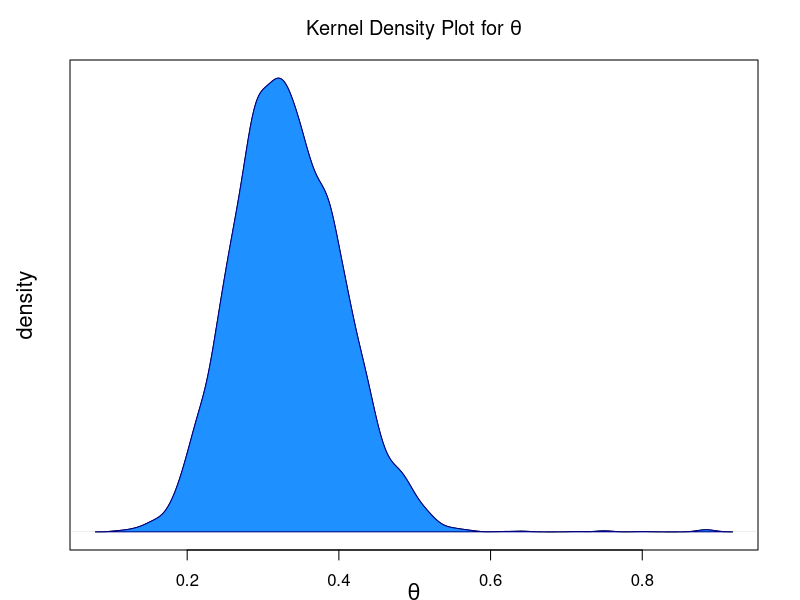
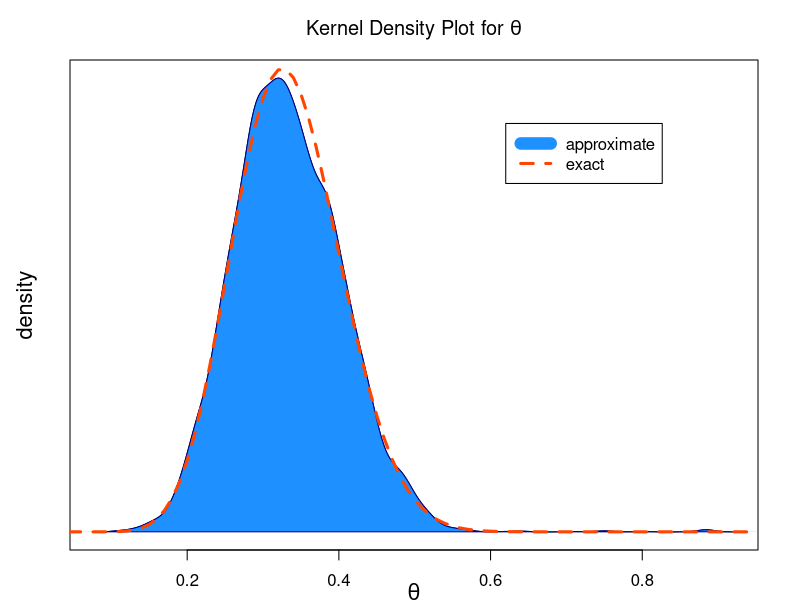
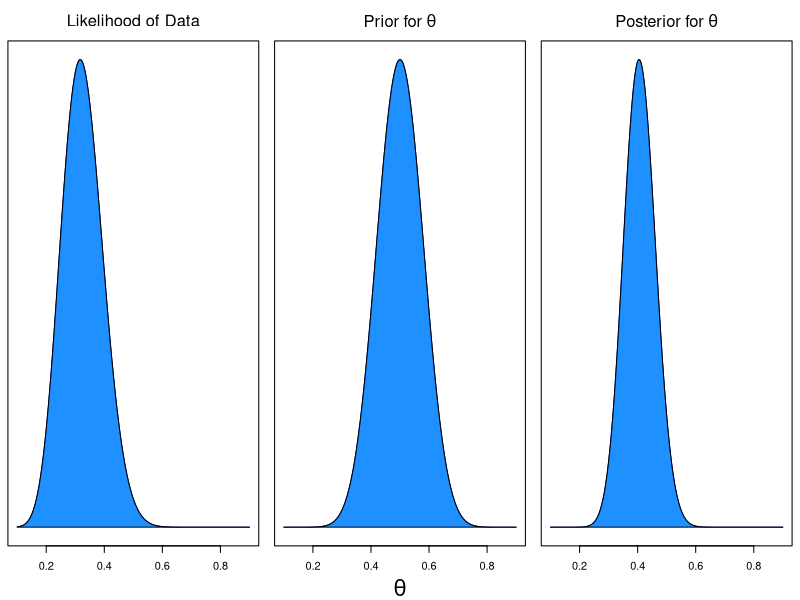
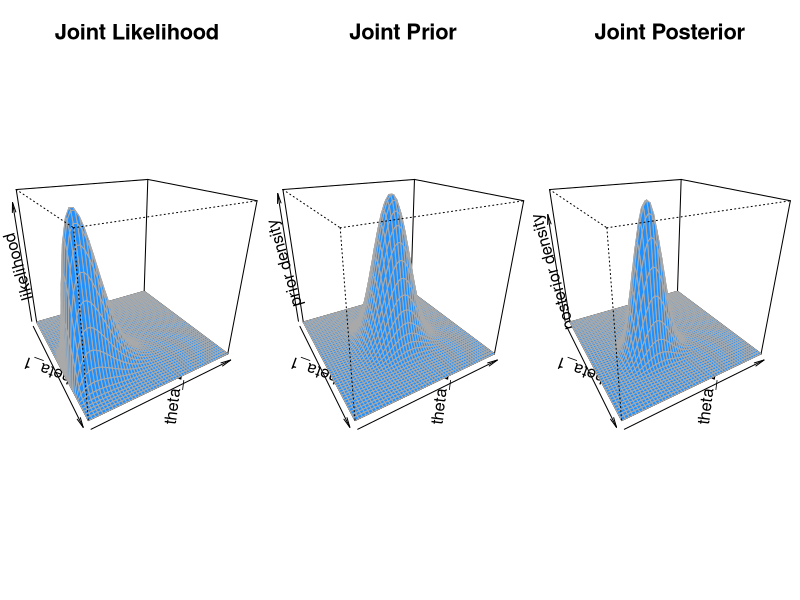
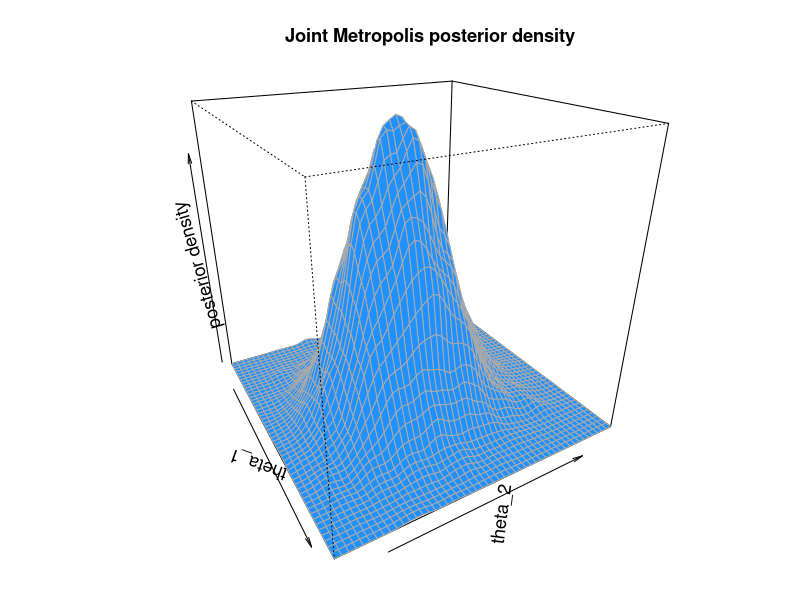
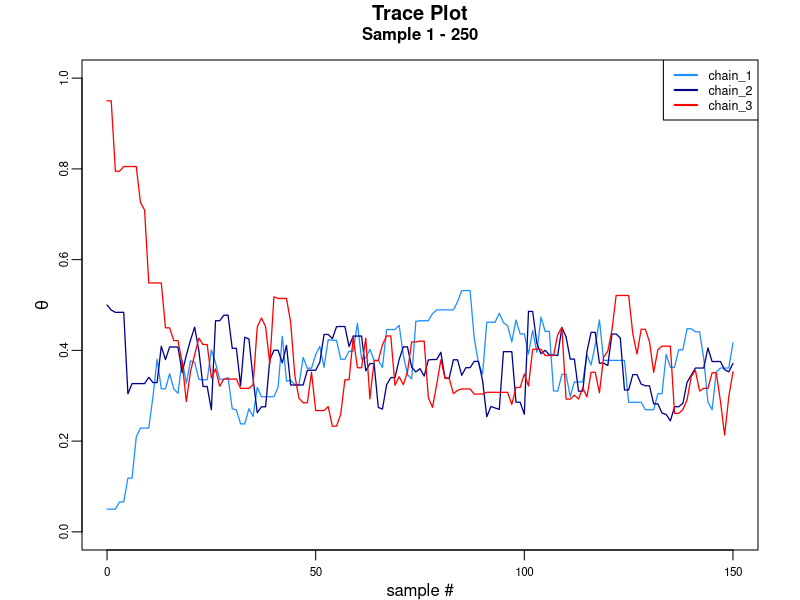
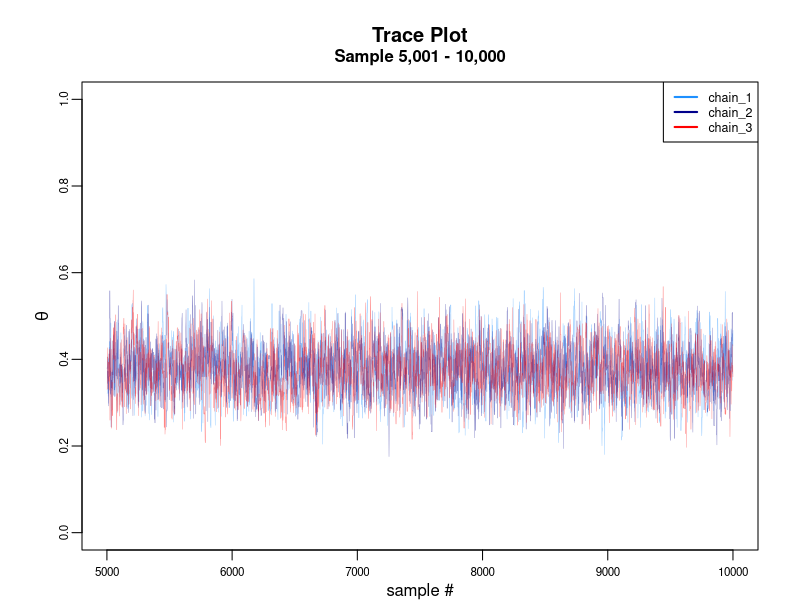
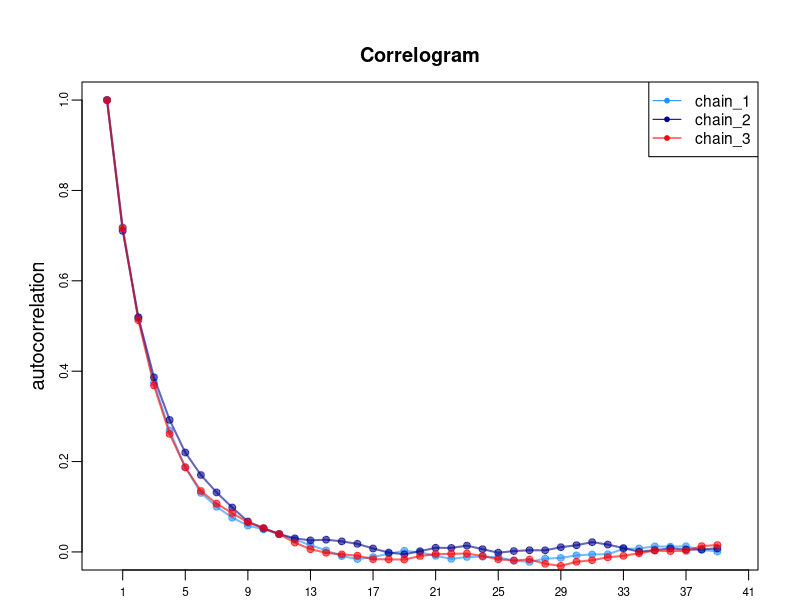

The R script that drew these images, in order:
## ---- chunk 1
knitr::opts_chunk$set(echo = TRUE, fig.width=6.5, fig.height=5, fig.align='center', fig.pos = 'H', out.extra = '')
library(MASS)
library(knitr)
library(scales)
## ---- chunk 2
flips <- 41; heads <- 13
a <- 2; b <- 2
## ---- chunk 3
metropolis_algorithm <- function(samples, theta_seed, sd){
  
  theta_curr <- theta_seed
   # Create vector of NAs to store sampled parameters
  posterior_thetas <- rep(NA, times = samples)

  for (i in 1:samples){
    
    theta_prop <- rnorm(n = 1, mean = theta_curr, sd = sd) # Proposal distribution
    
    # If the proposed parameter is outside its range then set it equal to its current
    # value. Otherwise keep the proposed value
    theta_prop <- ifelse((theta_prop < 0 | theta_prop > 1), theta_curr, theta_prop)
    
    # Bayes' numerators
    posterior_prop <- dbeta(theta_prop, shape1 = a, shape2 = b) * 
                      dbinom(heads, size = flips, prob = theta_prop)
    posterior_curr <- dbeta(theta_curr, shape1 = a, shape2 = b) * 
                      dbinom(heads, size = flips, prob = theta_curr)
      
    # Calculate probability of accepting
    p_accept_theta_prop <- min(posterior_prop/posterior_curr, 1.0)
    
    rand_unif <- runif(n = 1)
    
    # Probabilistically accept proposed theta
    theta_select <- ifelse(p_accept_theta_prop > rand_unif, theta_prop, theta_curr)
    
    posterior_thetas[i] <- theta_select
    
    # Reset theta_curr for the next iteration of the loop
    theta_curr <- theta_select
  }
  return(posterior_thetas)
}
## ---- chunk 4
set.seed(555)
posterior_thetas <- metropolis_algorithm(samples = 10000, theta_seed = 0.9, sd = 0.05)
## ---- chunk 5
opar <- par()
par(mar=c(2.5,3.5,3,2.1), mgp = c(1.7, 1, 0))

d <- density(posterior_thetas)
plot( d
     ,main = expression(paste('Kernel Density Plot for ', theta))
     ,xlab = expression(theta)
     ,ylab = 'density'
     ,yaxt = 'n'
     ,cex.lab = 1.3
     )
polygon(d, col='dodgerblue1', border='dark blue')
## ---- chunk 6
thetas <- seq(from = 0.01, to = 1, by = 0.01)
exact_posterior <- dbeta(thetas, (a + heads), (b + flips - heads))

opar <- par()
par(mar=c(2.5,3.5,3,2.1), mgp = c(1.7, 1, 0))

d <- density(posterior_thetas)
plot( d
     ,main = expression(paste('Kernel Density Plot for ', theta))
     ,xlab = expression(theta)
     ,ylab = 'density'
     ,yaxt = 'n'
     ,cex.lab = 1.3
     )
polygon(d, col='dodgerblue1', border='dark blue')
lines(thetas, exact_posterior, col='orangered', lwd=3, lty = 'dashed')
legend(0.62, 5, c('approximate', 'exact'), lwd=c(12,3), lty = c('solid', 'dashed'), col=c('dodgerblue1', 'orangered'))
## ---- chunk 7
a <- 20; b <- 20 # Prior parameters

# Create a sequence of thetas ranging from 0.1 to 0.9 since this is where the density is
min <- 0.1; max <- 0.9
thetas <- seq(from = min, to = max, length.out = 1000)

# Pass the sequence of thetas to calculate the likelihood, prior, and  posterior
likelihood <- dbinom(heads, size = flips, prob = thetas)
prior <- dbeta(thetas, shape1 = a, shape2 = b)
posterior <- dbeta(thetas, shape1 = (a + heads), shape2 = (b + flips - heads))
## ---- chunk 8
opar <- par()
cex <- 1.0 #size of points on plot
cex.main <- 1.5 #size of title
cex.lab <- 2.0 #size of labels
cex.axis <- 1.0 #size of axis values
pch <- 20 #point type
point_col <- 'dodgerblue1' #point color
line_col <- 'dark blue' #line color
type <- 'l' #type of plot. l = line, p = points, b = both
lty <- 'solid' #type of line
lwd <- 1 #line width for plotted lines
line = 1 #move up (positive) or down (negative) the title relative to the top of the plot
alph = 0.6 #transparency of points/lines. make sure `scales` library is loaded

par( mfrow=c(1,3) #rows x columns
    ,mgp=c(3,1,0) #location of labels, tick-mark labels, and tick marks relative to plot window
    ,las = 0 #orientation of tick mark labels. 0 = parallel, 1 = horizontal, 2 = perpendicular, 3 = vertical 
    ,mar=c(4,0.5,3,0.5)+0.1 #margins. goes bottom, left, top, right
    )

plot(thetas, likelihood, type = type, ylab='', xlab='', yaxt='n', col = line_col)
polygon(c(min, thetas, max), c(0, likelihood, 0), col = point_col) 
title(expression('Likelihood of Data'), cex.main = cex.main)

plot(thetas, prior, type = type, xlab=expression(theta), ylab='', cex.lab = cex.lab, yaxt='n', col = line_col)
polygon(c(min, thetas, max), c(0, prior, 0), col = point_col) 
title(expression(paste('Prior for ', theta)), cex.main = cex.main)

plot(thetas, posterior, type = type, ylab='', xlab='', yaxt='n', col = line_col)
polygon(c(min, thetas, max), c(0, posterior, 0), col = point_col) 
title(expression(paste('Posterior for ', theta)), cex.main = cex.main)
## ---- chunk 9
flips_1 <- 25; heads_1 <- 17
flips_2 <- 9; heads_2 <- 1
a <- 10; b <- 10

thetas <- seq(from = 0, to = 1.0, length.out = 50)

prior_1 <- dbeta(thetas, shape1 = a, shape2 = b)
prior_2 <- dbeta(thetas, shape1 = a, shape2 = b)

likelihood_1 <- dbinom(heads_1, size = flips_1, prob = thetas)
likelihood_2 <- dbinom(heads_2, size = flips_2, prob = thetas)

posterior_1 <- dbeta(thetas, shape1 = (a + heads_1), shape2 = (b + flips_1 - heads_1))
posterior_2 <- dbeta(thetas, shape1 = (a + heads_2), shape2 = (b + flips_2 - heads_2))

# Matrix of densities. Multiply (*) because of independence.
joint_prior <- outer(prior_1, prior_2, FUN='*' )
joint_likelihood <- outer(likelihood_1, likelihood_2, FUN='*')
joint_posterior <- outer(posterior_1, posterior_2, FUN = '*')
## ---- chunk 10
opar <- par()
cex <- 1.0 #size of points on plot
cex.main <- 2 #size of title
cex.lab <- 1.5 #size of labels
cex.axis <- 1.0 #size of axis values
pch <- 20 #point type
point_col <- 'dodgerblue1' #point color
line_col <- 'dark blue' #line color
border_col <- 'dark gray' #border color
type <- 'l' #type of plot. l = line, p = points, b = both
lty <- 'solid' #type of line
lwd <- 1 #line width for plotted lines
line = -3 #move up (positive) or down (negative) the title relative to the top of the plot
alph = 0.6 #transparency of points/lines. make sure `scales` library is loaded

par( mfrow=c(1,3) #rows x columns
     ,mgp=c(3,1,0) #location of labels, tick-mark labels, and tick marks relative to plot window
     ,las = 0 #orientation of tick mark labels. 0 = parallel, 1 = horizontal, 2 = perpendicular, 3 = vertical 
     ,mar=c(0,0.5,0,0) #margins. goes bottom, left, top, right
)

persp(thetas, thetas, joint_likelihood, theta=60, phi=25, col=point_col, box=T, xlab='theta_1'
      ,ylab = 'theta_2', zlab = 'likelihood', border=border_col, cex.lab = cex.lab)
title('Joint Likelihood', line = line, cex.main= cex.main)

persp(thetas, thetas, joint_prior, theta=60, phi=25, col=point_col, box=T, xlab='theta_1'
      ,ylab = 'theta_2', zlab = 'prior density', border=border_col, cex.lab=cex.lab)
title('Joint Prior', line = line, cex.main= cex.main)

persp(thetas, thetas, joint_posterior, theta=60, phi=25, col=point_col, box=T, xlab='theta_1'
      ,ylab = 'theta_2', zlab = 'posterior density', border=border_col, cex.lab = cex.lab)
title('Joint Posterior', line = line, cex.main= cex.main)

## ---- chunk 11
library(MASS) # Needed for mvrnorm() function

flips <- c(flips_1, flips_2) # Create a vector of flips
heads <- c(heads_1, heads_2) # Create a vector of heads

metropolis_algorithm_2d <- function(samples, thetas_seed, cov_mat){# 2D metropolis 
                                                                   # algorithm function
  
  thetas_curr <- thetas_seed
  posterior_thetas <- matrix(NA, nrow = samples, ncol = 2) # Create a matrix to store 
                                                           # results
  for (i in 1:samples){# Similar for loop as before in 1-D
    
    # 2-dimensional proposal distribution
    thetas_prop <- mvrnorm(n = 1, mu = thetas_curr, Sigma = cov_mat)
    
    # If any of the values in thetas_prop is not in [0, 1.0] then replace their value with
    # the same element in thetas_curr, otherwise keep their values
    thetas_prop <- mapply(FUN = function(x, y) ifelse((x > 1 | x < 0), y, x),
                          x = thetas_prop, 
                          y = thetas_curr)
    
    # Calculate Bayes' numerators
    posterior_prop <- dbeta(thetas_prop, shape1 = a, shape2 = b) *
                      dbinom(heads, size = flips, prob = thetas_prop)
    posterior_curr <- dbeta(thetas_curr, shape1 = a, shape2 = b) * 
                      dbinom(heads, size = flips, prob = thetas_curr)
    
    # Accept/reject logic
    p_accept_theta_prop = pmin(posterior_prop/posterior_curr, 1.0)
    
    # Draw 2 random uniform values
    rand_unif <- runif(n = 2)
    
    # If probability of accept is greater than the random uniform then accept 
    # thetas_prop otherwise return thetas_curr
    thetas_select <- mapply(FUN = function(x, y, w, z) ifelse(x > y, w, z),
                            x = p_accept_theta_prop,
                            y = rand_unif,
                            w = thetas_prop,
                            z = thetas_curr)
    
    posterior_thetas[i, ] <- thetas_select
    
    # Reset theta_curr for the next iteration of the loop
    thetas_curr <- thetas_select
    
  }
  return(posterior_thetas)
}

# Call the function
set.seed(225)
posterior_thetas_2d <- metropolis_algorithm_2d(20000, thetas_seed = c(0.5, 0.5)
                                               ,cov_mat = matrix(c(0.05^2, 0, 0, 0.05^2)
                                                                 ,ncol=2))
## ---- chunk 12

opar <- par()
cex <- 1.0 #size of points on plot
cex.main <- 1.1 #size of title
cex.lab <- 1.1 #size of labels
cex.axis <- 1.0 #size of axis values
pch <- 20 #point type
point_col <- 'dodgerblue1' #point color
line_col <- 'dark blue' #line color
border_col <- 'dark gray' #border color
type <- 'l' #type of plot. l = line, p = points, b = both
lty <- 'solid' #type of line
lwd <- 1 #line width for plotted lines
line = 1 #move up (positive) or down (negative) the title relative to the top of the plot
alph = 0.6 #transparency of points/lines. make sure `scales` library is loaded

par( mfrow=c(1,1) #rows x columns
     ,mgp=c(3,1,0) #location of labels, tick-mark labels, and tick marks relative to plot window
     ,las = 0 #orientation of tick mark labels. 0 = parallel, 1 = horizontal, 2 = perpendicular, 3 = vertical
     ,mar=c(1,4,3,1)+0.1 #margins. goes bottom, left, top, right
)

post_dens <- kde2d(posterior_thetas_2d[,1], posterior_thetas_2d[,2], n=50)

persp(post_dens, theta=60, phi=25, col=point_col, box=T, xlab = 'theta_1'
      ,ylab = 'theta_2', zlab = 'posterior density', border=border_col, cex.lab=cex.lab)

title('Joint Metropolis posterior density', line = line, cex.main= cex.main)
## ---- chunk 13
set.seed(481) # For reproducibility
warmup <- seq(from = 1, to = 5000) # 1,2,...,5000
posterior_thetas_2d_post_warmup <- posterior_thetas_2d[-warmup, ] # Remove warmup period

n <- nrow(posterior_thetas_2d_post_warmup) # Number of samples to draw from the exact
                                           # marginal posterior distributions. We set this
                                           # equal to the number of samples post warmup

# Random sample from the first marginal
exact_theta_1 <- rbeta(n = n, shape1 = (a + heads_1), shape2 = (b + flips_1 - heads_1))
# Random sample from the first marginal
exact_theta_2 <- rbeta(n = n, shape1 = (a + heads_2), shape2 = (b + flips_2 - heads_2))

apprx_theta_1 <- posterior_thetas_2d_post_warmup[ ,1]
apprx_theta_2 <- posterior_thetas_2d_post_warmup[ ,2]

# Combine into a matrix so that we can apply the quantile() function to each column of the
# matrix with one function call
matrx_thetas <- cbind(exact_theta_1, apprx_theta_1, exact_theta_2, apprx_theta_2)

# Let's look at the 2.5th, 5th, 25th, median, 75th, 95th, and 97.5th quantile
quant_thetas <- apply(matrx_thetas, MARGIN = 2, FUN = quantile, c(0.025,0.05, 0.25, 0.5
                                                                  ,0.75, 0.95, 0.975))
## ---- chunk 14
library(knitr)
kable(quant_thetas, digits = 3, format='pandoc', align=rep('c',4), caption = 'Quantiles of Posterior Distributions')
## ---- chunk 15
#HMC Function that is called to produce Figures 8, 9, and 10
potential_grad <- function(x, sd) x/sd^2

HMC = function (posterior_fun, grad_posterior_fun, epsilon, L, theta_seed,
                prop_sd, target_sd)
{
  theta = theta_seed
  phi = rnorm(length(theta),0, prop_sd) # independent standard normal variates
  current_phi = phi
  # Make a half step for momentum at the beginning
  phi = phi - epsilon * grad_posterior_fun(theta, target_sd) / 2
  # Alternate full steps for position and momentum
  theta_res <- rep(NA, L)
  for (i in 1:L)
  {
    theta_res[i] = theta
    # Make a full step for the position
    theta = theta + epsilon * phi/prop_sd
    # Make a full step for the momentum, except at end of trajectory
    if (i!=L) phi = phi - epsilon * grad_posterior_fun(theta, target_sd)
  }
  # Make a half step for momentum at the end.
  phi = phi - epsilon * grad_posterior_fun(theta, target_sd) / 2
  # Negate momentum at end of trajectory to make the proposal symmetric
  phi = -phi
  # Evaluate potential and kinetic energies at start and end of trajectory
  current_posterior = posterior_fun(theta_seed)
  current_K = sum(current_phi^2) / 2
  proposed_posterior = posterior_fun(theta)
  proposed_K = sum(phi^2) / 2
  
  p = exp(current_posterior - proposed_posterior + current_K - proposed_K)
  return(theta_res)
}
## ---- chunk 16
# Define our metropolis sampling process
samples <- 10000
theta_seeds <- c(0.05, 0.50, 0.95)
sd <- 0.075 

flips <- 41; heads <- 13 # data

a <- 10; b <- 10 # prior beta distribution parameters

set.seed(124)
chains <- mapply(FUN = metropolis_algorithm, samples = samples, theta_seed = theta_seeds
                 ,sd = sd)
## ---- chunk 17
opar <- par()
cex <- 1 #size of points and line
cex.mains <- c(1.2, 1.0) #size of title
cex.lab <- 1.0 #size of labels
cex.axis <- 0.7 #size of axis values
line_cols <- c('dodgerblue1', 'dark blue', 'red')
lwd <- 1.25 #line width for plotted lines
lines = c(2,1) # #move up (positive) or down (negative) the title relative to the top of the plot
a = 1 #transparency of points/lines. make sure `scales` library is loaded

start <- 1
stop <- 150
par(mfrow=c(1,1), mar=c(2.5,4.1,3,2.1), mgp=c(1.5,0.5,0))

plot(0:stop, c(theta_seeds[1], chains[,1][start:stop]), type='l', col = alpha(line_cols[1], a),
     ylim=c(0,1), lwd=lwd, xlab='sample #', ylab = expression(theta),cex.axis = cex.axis,
     cex.lab = cex.lab)
lines(0:stop, c(theta_seeds[2], chains[,2][start:stop]), col = alpha(line_cols[2], a),
      lwd=lwd)
lines(0:stop, c(theta_seeds[3], chains[,3][start:stop]), col= alpha(line_cols[3], a),
      lwd = lwd)
title('Trace Plot', cex.main = cex.mains[1], line = lines[1])
title('Sample 1 - 250', cex.main = cex.mains[2], line = lines[2])
legend('topright', c('chain_1', 'chain_2', 'chain_3'), col=line_cols, lwd=rep(2,3)
       ,cex = cex*3/4)
## ---- chunk 18
opar <- par()
cex <- 0.75 #size of points and line
cex.mains <- c(1.2, 1.0) #size of title
cex.lab <- 1.0 #size of labels
cex.axis <- 0.7 #size of axis values
line_cols <- c('dodgerblue1', 'dark blue', 'red')
lwd <- 0.4 #line width for plotted lines
lines = c(2,1) #move up (positive) or down (negative) the title relative to the top of the plot
a = 0.5 #transparency of points/lines. make sure `scales` library is loaded

start <- 5001
stop <- 10000
par(mfrow=c(1,1), mar=c(2.5,4.1,4.1,2.1), mgp=c(1.5,0.5,0))

plot(start:stop, chains[,1][start:stop], type='l', col = alpha(line_cols[1], a),
     ylim=c(0,1.0), lwd=lwd ,xlab='sample #', ylab = expression(theta), 
     cex.axis = cex.axis, cex.lab = cex.lab)
lines(start:stop, chains[,2][start:stop], col = alpha(line_cols[2], a), lwd=lwd)
lines(start:stop, chains[,3][start:stop], col= alpha(line_cols[3], a), lwd = lwd)
title('Trace Plot', cex.main = cex.mains[1], line = lines[1])
title('Sample 5,001 - 10,000', cex.main = cex.mains[2], line = lines[2])
legend('topright', c('chain_1', 'chain_2', 'chain_3'), col=line_cols, lwd=rep(2,3)
       ,cex = cex)
## ---- chunk 19
# Conservatively set the warmup period. We discard these samples from our correlogram
warmup <- seq(from = 1, to = 100)

# Remove warmup samples
chains_post_warmup <- chains[-warmup, ]

# Apply the acf() across each column (margin 2) of the chains_post_warmup matrix
acfs <- apply(chains_post_warmup, MARGIN = 2, FUN = acf, plot = FALSE)
## ---- chunk 20
opar <- par()
pch <- 20
cex <- 1.4 #size of points and line
cex.main <- 1.2 #size of title
cex.lab <- 1.2 #size of labels
cex.axis <- 0.7 #size of axis values
cols <- c('dodgerblue1', 'dark blue', 'red')
lwd <- 2 #line width for plotted lines
lines = -1 #move up (positive) or down (negative) the title relative to the top of the plot
a = 0.6 #transparency of points/lines. make sure `scales` library is loaded

par(mfrow=c(1,1), mar=c(1.5,4.1,4.1,2.1), mgp=c(1.7,0.5,0))


x <- acfs[[1]]$lag
plot(1, type="n", xlab="lag", ylab="autocorrelation", xlim=c(0, length(x)), ylim=c(0, 1)
     ,cex.lab = cex.lab, cex.axis = cex.axis, xaxp = c(1, 41, 10))
title('Correlogram', line = line, cex.main = cex.main)
legend('topright', c('chain_1', 'chain_2', 'chain_3'), col=cols, lwd=rep(1,3)
       ,cex = cex*2/3, pch = pch)

for (i in 1:3){
  y <- acfs[[i]]$acf
  points(x, y, col= alpha(cols[i], a), pch = pch, cex=cex)
  lines(x, y, col = alpha(cols[i], a), lwd = lwd, cex=cex)
}
## ---- chunk 21
# Index into the first chain
chain1_post_warmup <- chains_post_warmup[, 1]
n <- length(chain1_post_warmup)

# Grab the autocorrelations at each lag
acf_1 <- acf(chain1_post_warmup, plot = FALSE, lag.max = 1000)[[1]]

# Loop through each consecutive sum of autocorrelations while the sums are non-negative. 
# The resulting t is our terminal point
acf_sums <- 999 # Initialize to be a positive number
t <- 1
while (acf_sums >= 0){
  t <- t + 1
  acf_sums <- acf_1[t - 1] + acf_1[t]
}

# Compute the denominator. The sum of the acf_1 vector is from the 2nd element to element 
# t because the second element is the first lag, k = 1
denominator <- 1 + 2 * sum(acf_1[2:t]) 

# Compute an approximation of the effective number of samples, n_eff
n_eff <- n / denominator
## ---- chunk 22
h = 5 # Thin our chain by keeping only 1 out of every 5 samples
n <- length(chain1_post_warmup)
keep_seq <- seq(from = 1, to = n, by = h) # Sequence of integers that represent the 
                                          # indices of the chain we will keep
chain1_post_warmup_thin <- chain1_post_warmup[keep_seq]

thin_n <- length(chain1_post_warmup_thin)

# Extract autocorrelations at each lag
acf_1_thin <- acf(chain1_post_warmup_thin, plot = FALSE, lag.max = thin_n / h)[[1]]

acf_sums <- 999
t <- 1
while (acf_sums >= 0){
  t <- t + 1
  acf_sums <- acf_1_thin[t - 1] + acf_1_thin[t]
}

thin_denominator <- 1 + 2*sum(acf_1_thin[2:t])
thin_n_eff <- thin_n / thin_denominator
## ---- chunk 23
# Helper function to split the chains in half
split_chain <- function(x){
  len <- length(x)
  split_x <- split(x, f = seq_along(x) <= len/2)
  return(split_x)
}

compute_Rhat <- function(chains){# Function to compute Gelman-Rubin Diagnostic
  
  chains_split <- unlist(apply(chains, MARGIN = 2, FUN = split_chain)
                         , recursive = FALSE) # Split chains in half

  n <- length(chains_split[[1]]) # Get number of samples in a split chain
  
  Ws <- sapply(chains_split, FUN = var) # Compute the variance of each chain. These are 
                                        # the components of W
  W <- mean(Ws) # Take the mean of the components of W. This is W
  
  chain_means <- sapply(chains_split, FUN = mean) # Compute the mean of each chain
  
  B <- var(chain_means) # Compute the variance of the chain means to get B
  
  V <- (n-1)/n * W + B
  
  Rhat <- sqrt(V / W)
  
  return(Rhat)
}
## ---- chunk 24
# Create a sequence of terminal number of samples. We will compute Gelman-Rubin
# after 10 samples, 60 samples, 110 samples,...,total_n samples
total_n <- nrow(chains_post_warmup)
terminal_n <- seq(from = 10, to = total_n, by = 50)

# Helper function that will be called in the subsequent loop to limit the chain size to
# `n` samples
truncate_chain <- function(chain, n){
  new_chain <- chain[1:n]
  return(new_chain)
}

Rhats <- rep(0, times = length(terminal_n)) # Create vector of 0's to store results 

# Loop through each terminal_n by truncating the chains at the value of n and then calling
# the compute_Rhat function. Store the results in the Rhats vector that we initialized 
# above
i <- 1
for (n in terminal_n){
  truncated_chains <- apply(chains_post_warmup, MARGIN = 2, FUN = truncate_chain, n)
  Rhats[i] <- compute_Rhat(truncated_chains)
  i <- i + 1
}
## ---- chunk 25
opar <- par()
cex <- 1.3
cex.main <- 1.1 #size of title
cex.lab <- 1 #size of labels
cex.axis <- 0.7 #size of axis values
pch <- 20
point_col <- 'dodgerblue1'
line_col <- 'dodgerblue1'
lty <- 'solid'
lwd <- 1 #line width for plotted lines
line = 1 #move up (positive) or down (negative) the title relative to the top of the plot
a = 0.6 #transparency of points/lines. make sure `scales` library is loaded

par(mfrow=c(1,1), mar=c(3.1,4.1,4.1,2.1), mgp=c(1.7,0.5,0))

plot(terminal_n, Rhats, xlab = 'number of samples', ylab = expression(hat(R))
     ,cex = cex, cex.lab = cex.lab, cex.axis = cex.axis, col = point_col, pch = pch)
lines(terminal_n, Rhats, lty = lty, col = line_col, lwd = lwd)
title('Gelman-Rubin Convergence Diagnostic', cex.main = cex.main, line = line)
## ---- chunk 26
# We'll provide two ways to do this. The first might be more intuitive to some readers as 
# it better illustrates what we're actually doing. The second way is less code but perhaps
# a bit more opaque

# Intuitive way
compute_accRate_intuitive <- function(chain){
  n <- length(chain) # Number of samples
  chain_front <- chain[-n] # Create a chain with element 1,2,3,..,n-1
  chain_back <- chain[-1] # Create a chain with element 2,3,4,...n
  accepts <- sum(chain_front != chain_back) # Count how many successive elements are 
                                            # different from the next element
  acceptance_rate = accepts / (n - 1) # We subtract 1 because we could only make (n-1) 
                                      # comparisons
  return(acceptance_rate)
}

# Opaque way. Employs R's unique() function which keeps only unique elements in a vector
compute_accRate_opaque <- function(chain){
  n <- length(chain)
  # Subtract 1 from numerator because the first theta will always get counted as a unique
  # value
  acceptance_rate = (length(unique(chain)) - 1) / (n - 1)
  return (acceptance_rate)
}

# Apply both functions to our matrix of chains. Results should be equivalent
acceptance_rate_intuitive <- apply(chains_post_warmup, MARGIN = 2, 
                                   FUN = compute_accRate_intuitive)

acceptance_rate_opaque <- apply(chains_post_warmup, MARGIN = 2, 
                                   FUN = compute_accRate_opaque)
